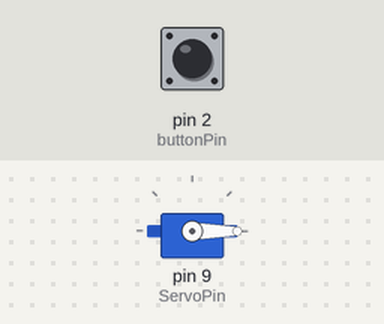
This sketch was run on a simulated Arduino Uno, built with avr-gcc and run on an emulated ATmega328P. Parts: servo. The inputs (shaded band) are chosen by the test bench; at power-on: pin 2 (buttonPin) HIGH.

Above: at 1.2 s.
1.3 s: pin 2 (buttonPin) pulled LOW for 0.15 s
At 1.37 s:
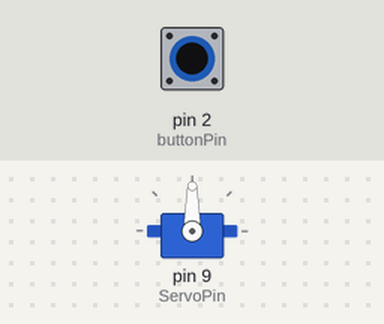
2.9 s: pin 2 (buttonPin) pulled LOW for 3.2 s
At 7.2 s:
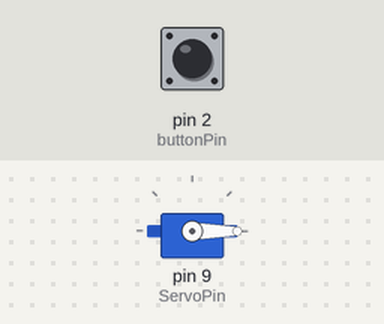
Timing chart, 0 to 8.7 s (numbered marks = the images above; inputs shaded):
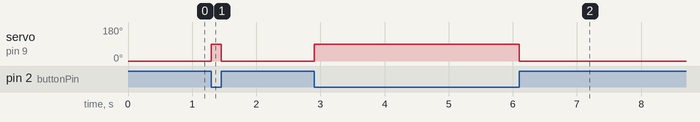

Measured:
- after the input at 1.3 s, servo on pin 9 (ServoPin): 0° → 90° at once, → 0° 0.15 s later
- after the input at 2.9 s, servo on pin 9 (ServoPin): 0° → 90° at once, → 0° 3.2 s later

The sketch:

code.ino
```cpp
#include <Servo.h>

Servo myServo;

int buttonPin = 2;
int ServoPin = 9;

void setup() {
  myServo.attach(ServoPin);
  pinMode(buttonPin, INPUT_PULLUP);
}

void loop() {
  if (digitalRead(buttonPin) == LOW) {
    myServo.write(90);
  } else {
    myServo.write(0);
  }
}
```
